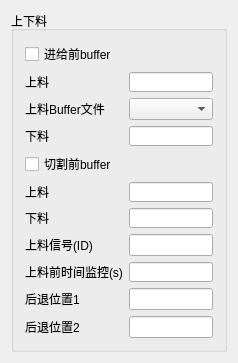
<?xml version="1.0" encoding="UTF-8"?>
<ui version="4.0">
 <class>QG_dlgAutomationSettingClass</class>
 <widget class="QDialog" name="QG_dlgAutomationSettingClass">
  <property name="geometry">
   <rect>
    <x>0</x>
    <y>0</y>
    <width>238</width>
    <height>353</height>
   </rect>
  </property>
  <property name="windowTitle">
   <string>QG_dlgAutomationSetting</string>
  </property>
  <layout class="QGridLayout" name="gridLayout">
   <item row="0" column="0">
    <widget class="QGroupBox" name="groupBox_Buffer">
     <property name="title">
      <string>上下料</string>
     </property>
     <layout class="QGridLayout" name="gridLayout_5">
      <item row="8" column="2">
       <widget class="QLineEdit" name="lineEdit_LoadMaterialID">
        <property name="toolTip">
         <string>用于上料信号的复位，点击Stop时，此信号置为0，仅用于上下料功能</string>
        </property>
       </widget>
      </item>
      <item row="1" column="2">
       <widget class="QLineEdit" name="lineEdit_LoadMaterial">
        <property name="minimumSize">
         <size>
          <width>0</width>
          <height>20</height>
         </size>
        </property>
       </widget>
      </item>
      <item row="7" column="2">
       <widget class="QLineEdit" name="lineEdit_DownMaterialCutting">
        <property name="minimumSize">
         <size>
          <width>0</width>
          <height>20</height>
         </size>
        </property>
       </widget>
      </item>
      <item row="6" column="2">
       <widget class="QLineEdit" name="lineEdit_LoadMaterialCutting">
        <property name="minimumSize">
         <size>
          <width>0</width>
          <height>20</height>
         </size>
        </property>
       </widget>
      </item>
      <item row="11" column="1">
       <widget class="QLabel" name="label_24">
        <property name="text">
         <string>后退位置2</string>
        </property>
       </widget>
      </item>
      <item row="0" column="1">
       <widget class="QCheckBox" name="checkBox_OpenFluctuateAction">
        <property name="text">
         <string>进给前buffer</string>
        </property>
       </widget>
      </item>
      <item row="3" column="2">
       <widget class="QLineEdit" name="lineEdit_DownMaterial">
        <property name="minimumSize">
         <size>
          <width>0</width>
          <height>20</height>
         </size>
        </property>
       </widget>
      </item>
      <item row="3" column="1">
       <widget class="QLabel" name="label_48">
        <property name="minimumSize">
         <size>
          <width>0</width>
          <height>20</height>
         </size>
        </property>
        <property name="text">
         <string>下料</string>
        </property>
       </widget>
      </item>
      <item row="9" column="2">
       <widget class="QLineEdit" name="lineEdit_MaterialMonitoring">
        <property name="minimumSize">
         <size>
          <width>0</width>
          <height>20</height>
         </size>
        </property>
        <property name="toolTip">
         <string>上料buffer的运行超出设定时长时，流程终止并报警，单位s</string>
        </property>
       </widget>
      </item>
      <item row="1" column="1">
       <widget class="QLabel" name="label_47">
        <property name="minimumSize">
         <size>
          <width>0</width>
          <height>20</height>
         </size>
        </property>
        <property name="text">
         <string>上料</string>
        </property>
       </widget>
      </item>
      <item row="6" column="1">
       <widget class="QLabel" name="label_68">
        <property name="minimumSize">
         <size>
          <width>0</width>
          <height>20</height>
         </size>
        </property>
        <property name="text">
         <string>上料</string>
        </property>
       </widget>
      </item>
      <item row="11" column="2">
       <widget class="QLineEdit" name="lineEdit_Back2"/>
      </item>
      <item row="7" column="1">
       <widget class="QLabel" name="label_69">
        <property name="minimumSize">
         <size>
          <width>0</width>
          <height>20</height>
         </size>
        </property>
        <property name="text">
         <string>下料</string>
        </property>
       </widget>
      </item>
      <item row="9" column="1">
       <widget class="QLabel" name="label_73">
        <property name="text">
         <string>上料前时间监控(s)</string>
        </property>
       </widget>
      </item>
      <item row="4" column="1">
       <widget class="QCheckBox" name="checkBox_OpenFluctuateActionCutting">
        <property name="text">
         <string>切割前buffer</string>
        </property>
       </widget>
      </item>
      <item row="10" column="2">
       <widget class="QLineEdit" name="lineEdit_Back1"/>
      </item>
      <item row="2" column="2">
       <widget class="QComboBox" name="comboBox_BufferTxt"/>
      </item>
      <item row="10" column="1">
       <widget class="QLabel" name="label_23">
        <property name="text">
         <string>后退位置1</string>
        </property>
       </widget>
      </item>
      <item row="8" column="1">
       <widget class="QLabel" name="label_26">
        <property name="text">
         <string>上料信号(ID)</string>
        </property>
       </widget>
      </item>
      <item row="2" column="1">
       <widget class="QLabel" name="label_25">
        <property name="text">
         <string>上料Buffer文件</string>
        </property>
       </widget>
      </item>
     </layout>
    </widget>
   </item>
   <item row="1" column="0">
    <spacer name="verticalSpacer">
     <property name="orientation">
      <enum>Qt::Vertical</enum>
     </property>
     <property name="sizeHint" stdset="0">
      <size>
       <width>20</width>
       <height>22</height>
      </size>
     </property>
    </spacer>
   </item>
  </layout>
 </widget>
 <layoutdefault spacing="6" margin="11"/>
 <resources/>
 <connections/>
</ui>
